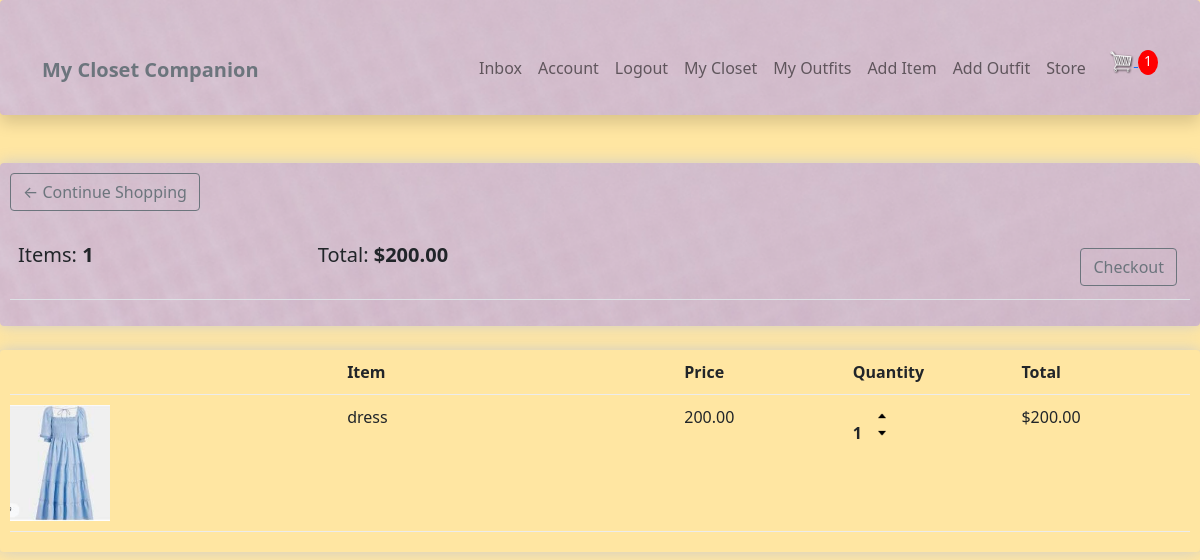
The app's page /store/cart/ (signed in), older data.
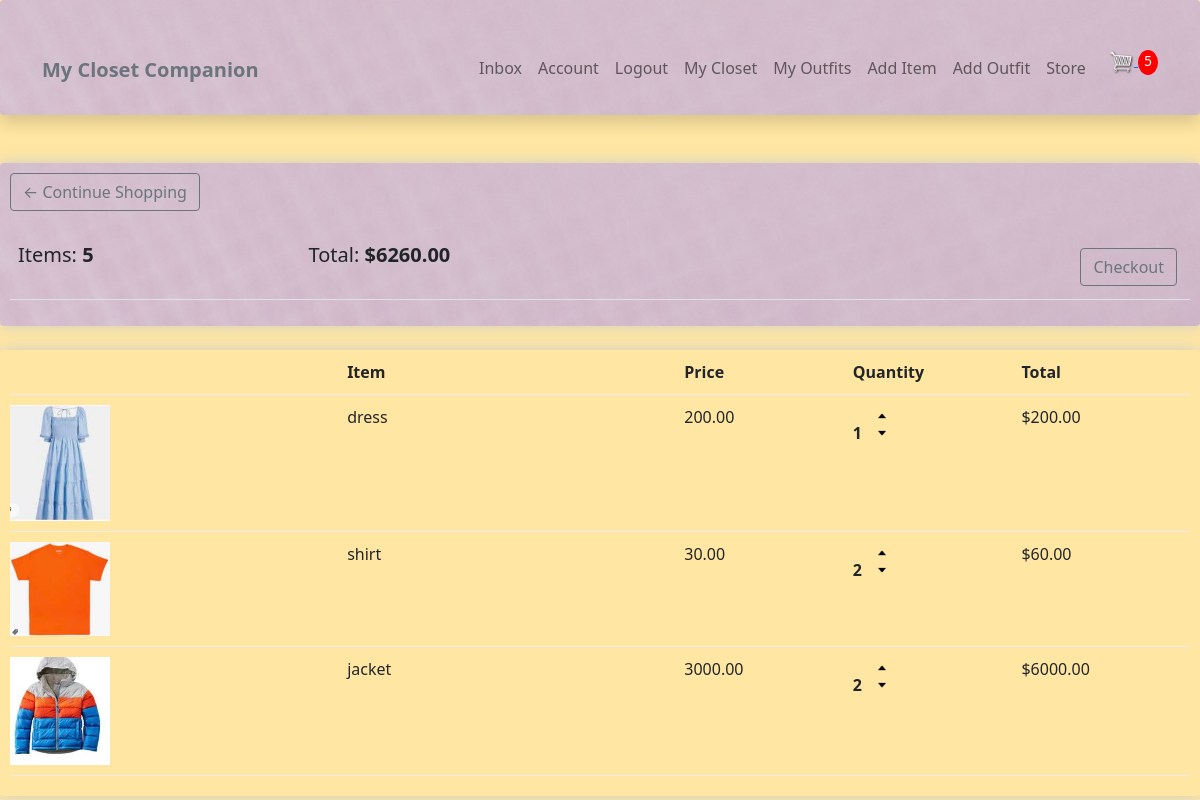
The same page, newer data.
### store/models.py (models this page shows, shortened)
class Order(models.Model):
    customer = models.ForeignKey(Profile, on_delete=models.CASCADE, null=True, blank=True)
    date_ordered = models.DateTimeField(auto_now_add=True)
    complete = models.BooleanField(default=False)
    transaction_id = models.CharField(max_length=100, null=True)
    @property
    def get_cart_total(self):
        orderitems = self.orderitem_set.all()
        total = sum([item.get_total for item in orderitems])
        return total
    @property
    def get_cart_items(self):
        orderitems = self.orderitem_set.all()
        total = sum([item.quantity for item in orderitems])
        return total

class OrderItem(models.Model):
    item = models.ForeignKey(Item, on_delete = models.SET_NULL, null=True)
    order = models.ForeignKey(Order, on_delete=models.SET_NULL, null=True)
    quantity = models.IntegerField(default=0, null=True, blank=True)
    date_added = models.DateTimeField(auto_now_add=True)
    @property
    def get_total(self):
        total = self.item.price * self.quantity
        return total

### wardrobe/models.py (models this page shows, shortened)
class Item(models.Model):
    top = 'top'
    bottom = 'bottom'
    dress = 'dress'
    shoe = 'shoe'
    outerwear = 'outerwear'
    handbag = 'handbag'
    other = 'other'
    item_type = [
        (top, 'top'),
        (bottom, 'bottom'),
        (dress, 'dress'),
        (shoe, 'shoe'),
        (outerwear, 'outerwear'),
        (handbag, 'handbag'),
        (other, 'other'),
    ]
    owner = models.ForeignKey(Profile, null=True, blank=True, on_delete=models.CASCADE)
    name = models.CharField(max_length=100)
    description = models.TextField(max_length=300, blank=True, null=True)
    type = models.CharField(max_length=100, choices = item_type, default=shoe)
    image = ResizedImageField(size=[200, 200], upload_to="images")
    sell = models.BooleanField(default=False)
    price = models.DecimalField(max_digits=7, decimal_places=2, blank=True, null=True)
    tags = models.ManyToManyField('Tag', blank=True)
    created = models.DateTimeField(auto_now_add=True)
    id = models.UUIDField(default=uuid.uuid4, unique=True, primary_key=True, editable=False)
    @property
    def imageURL(self):
        try:
            url = self.image.url
        except:
            url = ''
        return url

### store/views.py (the view)
# urls.py: path('cart/', views.cart, name="cart"),
@login_required(login_url="login")
def cart(request):
    data = cartData(request)
    cartItems = data['cartItems']
    order = data['order']
    orderItems = data['orderItems']
    context = {'orderItems': orderItems, 'order': order, 'cartItems': cartItems}
    return render(request, 'store/cart.html', context)

### store/utils.py (called while the page is built)
def cartData(request):
	if request.user.is_authenticated:
		customer = request.user.profile
		order, created = Order.objects.get_or_create(customer=customer, complete=False)
		orderItems = order.orderitem_set.all()
		cartItems = order.get_cart_items
	else:
		return redirect('login')
	return {'cartItems': cartItems ,'order': order, 'orderItems': orderItems}

### store/templates/store/cart.html
{% extends 'main.html' %}
{% load static %}
{% block content %}
<div class="row">
    <div class="col-lg-12">
        <div class="box-element texture">
            <a href="{% url 'store' %}" class="btn btn-outline-secondary">&#x2190; Continue Shopping</a>
            <br>
            <br>
            <table class="table">
                <tr>
                    <th><h5>Items: <strong>{{order.get_cart_items}}</strong></h5></th>
                    <th><h5>Total: <strong>${{order.get_cart_total|floatformat:2}}</strong></h5></th>
                    <th>
                        <a style="float:right; margin: 5px" class="btn btn-outline-secondary" href="{% url 'checkout' %}">Checkout</a>
                    </th>
                </tr>
            </table>
        </div>
        <br>
        <div class="box-element">
            <div class="cart-row">
                <div style="flex:2"></div>
                <div style="flex:2"><strong>Item</strong></div>
                <div style="flex:1"><strong>Price</strong></div>
                <div style="flex:1"><strong>Quantity</strong></div>
                <div style="flex:1"><strong>Total</strong></div>
            </div>
            {% for orderItem in orderItems %}
            <div class="cart-row">
                <div style="flex:2"><img class="row-image" src="{{orderItem.item.imageURL}}"></div>
                <div style="flex:2">{{orderItem.item.name}}</div>
                <div style="flex:1">{{orderItem.item.price|floatformat:2}}</div>
                <div style="flex:1">
                    <p class="quantity">{{orderItem.quantity}}</p>
                    <div class="quantity">
                        <img data-product="{{orderItem.item.id}}" data-action = "add" src="{% static 'images/arrow-up.png' %}" class="chg-quantity update-cart">
                        <img data-product="{{orderItem.item.id}}" data-action = "remove" src="{% static 'images/arrow-down.png' %}" class="chg-quantity update-cart">
                    </div>
                </div>
                <div style="flex:1">${{orderItem.get_total}}</div>
            </div>
            {% endfor %}
        </div>
    </div>
</div>
{% endblock %}

### templates/main.html (shortened to what this page needs)
{% load static %}
<!DOCTYPE html>
<html>
  <head>
    <link href="https://cdn.jsdelivr.net/npm/bootstrap@5.0.2/dist/css/bootstrap.min.css" rel="stylesheet">
    <link rel="stylesheet" type="text/css" href="{% static 'css/wardrobe.css' %}">
  </head>
  <body>
    {% include 'navbar.html' %}
    {% block content %}
    {% endblock %}
  </body>
</html>

### templates/navbar.html (shortened to what this page needs)
{% load static %}
<nav class="navbar navbar-expand-md navbar-light pt-5 pb-4 shadow p-3 mb-5 bg-body rounded texture">
    <div class="container-lg">
        <a class="navbar-brand" href="/">
        <span class="text-secondary fw-bold">
            My Closet Companion
        </span>
        </a>
        <div class="collapse navbar-collapse justify-content-end align-center" id="main-nav">
        {% if request.user.is_authenticated %}
        <ul class="navbar-nav">
            <li class="nav-item">
            <a class="nav-link" href="{% url 'inbox' %}">Inbox</a>
            </li>
            <li class="nav-item">
            <a class="nav-link" href="{% url 'account' %}">Account</a>
            </li>
            <li class="nav-item">
            <a class="nav-link" href="{% url 'logout' %}">Logout</a>
            </li>
            <li class="nav-item">
            <a class="nav-link" href="{% url 'items' %}">My Closet</a></span>
            </li>
            <li class="nav-item">
            <a class="nav-link" href="{% url 'outfits' %}">My Outfits</a></span>
            </li>
            <li class="nav-item d-none d-md-inline">
            <a class="nav-link" href="{% url 'create-item' %}">Add Item</a>
            </li>
            <li class="nav-item d-none d-md-inline">
            <a class="nav-link" href="{% url 'create-outfit' %}">Add Outfit</a>
            </li>
            <li class="nav-item d-none d-md-inline">
            <a class="nav-link" href="{% url 'store' %}">Store</a>
            </li>
            <div>
                <a href="{% url 'cart' %}">
                <img class="menu-icon" width="30px" id='cart-icon' src="{% static 'images/cart.png' %}" alt="">
                </a>
                <p id="cart-total">{{cartItems}}</p>
            </div>
        </ul>
        {% endif %}
        </div>
    </div>
</nav>

### static/css/wardrobe.css (style rules this page uses)
body { background-color: #ffe6a2 }
.texture { background-image: url('/static/images/texture1.png'); background-repeat: no-repeat; background-size: cover; }
.box-element { box-shadow: hsl(0, 0%, 80%) 0 0 16px; border-radius: 4px; padding: 10px; }
.menu-icon { display: none; }
.cart-row { display: flex; align-items: flex-stretch; padding-bottom: 10px; margin-bottom: 10px; border-bottom: 1px solid #ececec; }
#cart-total { display: inline-block; text-align: center; background-color: red; color: #fff; border-radius: 50%; font-size: 14px; width: 20px; height: 25px; }
#cart-icon { width: 25px; display: inline-block; margin-left: 15px; }
.row-image { width: 100px; }
.quantity { display: inline-block; font-weight: 700; padding-right: 10px; }
.chg-quantity { width: 12px; cursor: pointer; display: block; margin-top: 5px; transition: 0.1s; }

Row changes from the older to the newer data that the page shows:
computed for Order: get_cart_items "1" → "5"; get_cart_total "200.00" → "6260.00"
added OrderItem: item.imageURL (picture), item.name "shirt", item.price "30.00", quantity "2", get_total "60.00"
added OrderItem: item.imageURL (picture), item.name "jacket", item.price "3000.00", quantity "2", get_total "6000.00"
Text that changed along with them:
{{ cartItems }}: "1" → "5"
